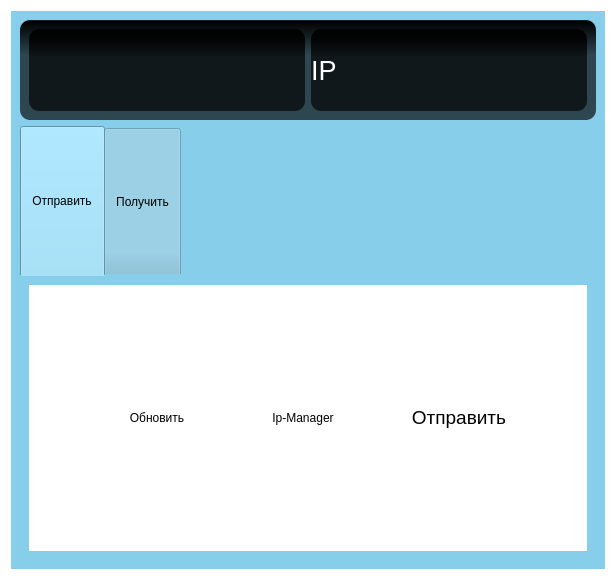
<?xml version="1.0" encoding="UTF-8"?>
<ui version="4.0">
 <class>Form</class>
 <widget class="QWidget" name="Form">
  <property name="geometry">
   <rect>
    <x>0</x>
    <y>0</y>
    <width>616</width>
    <height>580</height>
   </rect>
  </property>
  <property name="windowTitle">
   <string>Form</string>
  </property>
  <property name="styleSheet">
   <string notr="true">background-color: rgb(255, 255, 255);</string>
  </property>
  <layout class="QGridLayout" name="gridLayout_5">
   <item row="0" column="0">
    <widget class="QWidget" name="blue" native="true">
     <property name="minimumSize">
      <size>
       <width>0</width>
       <height>300</height>
      </size>
     </property>
     <property name="styleSheet">
      <string notr="true">QWidget {
    border-radius: 0px 0px 10px 10px;
    background: skyblue;
}
</string>
     </property>
     <layout class="QGridLayout" name="gridLayout_3">
      <item row="0" column="0">
       <widget class="QWidget" name="black" native="true">
        <property name="minimumSize">
         <size>
          <width>0</width>
          <height>100</height>
         </size>
        </property>
        <property name="maximumSize">
         <size>
          <width>16777215</width>
          <height>100</height>
         </size>
        </property>
        <property name="sizeIncrement">
         <size>
          <width>0</width>
          <height>0</height>
         </size>
        </property>
        <property name="styleSheet">
         <string notr="true">QWidget {
    border-radius: 10px 10px 0px 0px;
    background: qlineargradient(x1:0, y1:0, x2:0, y2:1, stop:0 rgba(0, 0, 0, 0.69), stop:0.01 #000, stop:0.3521 rgba(0, 0, 0, 0.66), stop:0.774 rgba(0, 0, 0, 0.66));
}
</string>
        </property>
        <layout class="QGridLayout" name="gridLayout_4">
         <item row="0" column="0">
          <widget class="QLabel" name="logoLabel">
           <property name="minimumSize">
            <size>
             <width>0</width>
             <height>0</height>
            </size>
           </property>
           <property name="cursor">
            <cursorShape>PointingHandCursor</cursorShape>
           </property>
           <property name="text">
            <string/>
           </property>
           <property name="pixmap">
            <pixmap>logo.png</pixmap>
           </property>
          </widget>
         </item>
         <item row="0" column="1">
          <widget class="QLabel" name="ipLabel">
           <property name="enabled">
            <bool>true</bool>
           </property>
           <property name="minimumSize">
            <size>
             <width>100</width>
             <height>0</height>
            </size>
           </property>
           <property name="font">
            <font>
             <pointsize>20</pointsize>
            </font>
           </property>
           <property name="autoFillBackground">
            <bool>false</bool>
           </property>
           <property name="styleSheet">
            <string notr="true">color:white;</string>
           </property>
           <property name="text">
            <string>IP</string>
           </property>
          </widget>
         </item>
        </layout>
       </widget>
      </item>
      <item row="1" column="0">
       <widget class="QTabWidget" name="tabWidget">
        <property name="styleSheet">
         <string notr="true">QTabBar::tab {
    height: 150px; /* Set the width of tabs as desired */
}</string>
        </property>
        <widget class="QWidget" name="sendTab">
         <attribute name="title">
          <string>Отправить</string>
         </attribute>
         <layout class="QGridLayout" name="gridLayout">
          <item row="0" column="0">
           <widget class="QWidget" name="sendMainWidgetLayout" native="true">
            <property name="styleSheet">
             <string notr="true">background-color: rgb(255, 255, 255);</string>
            </property>
            <layout class="QVBoxLayout" name="verticalLayout_3">
             <item>
              <layout class="QVBoxLayout" name="sendMainWidgetVBoxLayout">
               <item>
                <layout class="QVBoxLayout" name="sendVerticalLayout"/>
               </item>
               <item>
                <widget class="QWidget" name="sendLowBarWidget" native="true">
                 <property name="maximumSize">
                  <size>
                   <width>16777215</width>
                   <height>100</height>
                  </size>
                 </property>
                 <layout class="QHBoxLayout" name="horizontalLayout_5">
                  <item>
                   <layout class="QHBoxLayout" name="sendLowBarWidgetLayout">
                    <item>
                     <spacer name="sendLowBarLeftSpacer">
                      <property name="orientation">
                       <enum>Qt::Horizontal</enum>
                      </property>
                      <property name="sizeType">
                       <enum>QSizePolicy::Maximum</enum>
                      </property>
                      <property name="sizeHint" stdset="0">
                       <size>
                        <width>40</width>
                        <height>20</height>
                       </size>
                      </property>
                     </spacer>
                    </item>
                    <item>
                     <layout class="QHBoxLayout" name="sendLowBarMiddleLayout">
                      <item>
                       <widget class="QPushButton" name="updateSendTabButton">
                        <property name="text">
                         <string>Обновить</string>
                        </property>
                       </widget>
                      </item>
                      <item>
                       <widget class="QPushButton" name="ipManagerButton">
                        <property name="enabled">
                         <bool>true</bool>
                        </property>
                        <property name="text">
                         <string>Ip-Manager</string>
                        </property>
                       </widget>
                      </item>
                      <item>
                       <spacer name="horizontalSpacer">
                        <property name="orientation">
                         <enum>Qt::Horizontal</enum>
                        </property>
                        <property name="sizeType">
                         <enum>QSizePolicy::Minimum</enum>
                        </property>
                        <property name="sizeHint" stdset="0">
                         <size>
                          <width>10</width>
                          <height>20</height>
                         </size>
                        </property>
                       </spacer>
                      </item>
                      <item>
                       <widget class="QPushButton" name="sendButton">
                        <property name="font">
                         <font>
                          <pointsize>14</pointsize>
                         </font>
                        </property>
                        <property name="cursor">
                         <cursorShape>PointingHandCursor</cursorShape>
                        </property>
                        <property name="styleSheet">
                         <string notr="true">color: black</string>
                        </property>
                        <property name="text">
                         <string>Отправить</string>
                        </property>
                       </widget>
                      </item>
                     </layout>
                    </item>
                    <item>
                     <spacer name="sendLowBarRightpacer">
                      <property name="orientation">
                       <enum>Qt::Horizontal</enum>
                      </property>
                      <property name="sizeType">
                       <enum>QSizePolicy::Maximum</enum>
                      </property>
                      <property name="sizeHint" stdset="0">
                       <size>
                        <width>40</width>
                        <height>20</height>
                       </size>
                      </property>
                     </spacer>
                    </item>
                   </layout>
                  </item>
                 </layout>
                </widget>
               </item>
              </layout>
             </item>
            </layout>
           </widget>
          </item>
         </layout>
        </widget>
        <widget class="QWidget" name="getTab">
         <attribute name="title">
          <string>Получить</string>
         </attribute>
         <layout class="QGridLayout" name="gridLayout_2">
          <item row="0" column="0">
           <widget class="QWidget" name="getMainWidgetLayout" native="true">
            <property name="styleSheet">
             <string notr="true">background-color: rgb(255, 255, 255);</string>
            </property>
            <layout class="QVBoxLayout" name="verticalLayout_4">
             <item>
              <layout class="QVBoxLayout" name="getMainWidgetVBoxLayout">
               <item>
                <layout class="QVBoxLayout" name="getVerticalLayout"/>
               </item>
               <item>
                <widget class="QWidget" name="getLowBarWidget" native="true">
                 <property name="maximumSize">
                  <size>
                   <width>16777215</width>
                   <height>100</height>
                  </size>
                 </property>
                 <layout class="QHBoxLayout" name="horizontalLayout_6">
                  <item>
                   <layout class="QHBoxLayout" name="getLowBarLayout">
                    <item>
                     <spacer name="getLowBarLeftSpacer">
                      <property name="orientation">
                       <enum>Qt::Horizontal</enum>
                      </property>
                      <property name="sizeType">
                       <enum>QSizePolicy::Maximum</enum>
                      </property>
                      <property name="sizeHint" stdset="0">
                       <size>
                        <width>40</width>
                        <height>20</height>
                       </size>
                      </property>
                     </spacer>
                    </item>
                    <item>
                     <layout class="QHBoxLayout" name="getLowBarMiddleLayout">
                      <item>
                       <widget class="QPushButton" name="updateGetTabButton">
                        <property name="text">
                         <string>Обновить</string>
                        </property>
                       </widget>
                      </item>
                      <item>
                       <spacer name="getLowBarMiddleSpacer">
                        <property name="orientation">
                         <enum>Qt::Horizontal</enum>
                        </property>
                        <property name="sizeType">
                         <enum>QSizePolicy::Minimum</enum>
                        </property>
                        <property name="sizeHint" stdset="0">
                         <size>
                          <width>10</width>
                          <height>20</height>
                         </size>
                        </property>
                       </spacer>
                      </item>
                      <item>
                       <widget class="QPushButton" name="getButton">
                        <property name="font">
                         <font>
                          <pointsize>14</pointsize>
                         </font>
                        </property>
                        <property name="cursor">
                         <cursorShape>PointingHandCursor</cursorShape>
                        </property>
                        <property name="styleSheet">
                         <string notr="true">color: black</string>
                        </property>
                        <property name="text">
                         <string>Получить</string>
                        </property>
                       </widget>
                      </item>
                     </layout>
                    </item>
                    <item>
                     <spacer name="getLowBarRightSpacer">
                      <property name="orientation">
                       <enum>Qt::Horizontal</enum>
                      </property>
                      <property name="sizeType">
                       <enum>QSizePolicy::Maximum</enum>
                      </property>
                      <property name="sizeHint" stdset="0">
                       <size>
                        <width>40</width>
                        <height>20</height>
                       </size>
                      </property>
                     </spacer>
                    </item>
                   </layout>
                  </item>
                 </layout>
                </widget>
               </item>
              </layout>
             </item>
            </layout>
           </widget>
          </item>
         </layout>
        </widget>
       </widget>
      </item>
     </layout>
    </widget>
   </item>
  </layout>
 </widget>
 <resources/>
 <connections/>
</ui>
